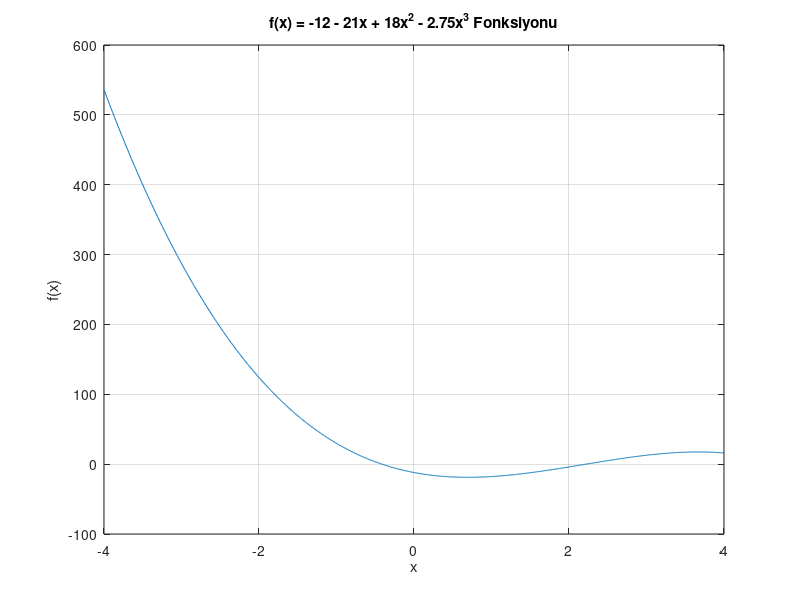

Here is the MATLAB script that generated this plot:
%a) f (x) = -12 - 21x +18x^2  - 2,75x^3 fonksiyonunu “matlab” da çizdirerek köklerini grafiksel olarak bulun


fonksiyon = @(x) -12 - 21*x + 18*x.^2 - 2.75*x.^3; % Graifiği çizlecek olan Fonksiyonumuz


x = linspace(-4, 4, 1000);  %grafik -4,4 aralığında çizilecek.

y = fonksiyon(x);

figure; % yeni grafik oluşturur.
plot(x, y); % x ve y eksenlerini oluşturur.
title('f(x) = -12 - 21x + 18x^2 - 2.75x^3 Fonksiyonu'); % Grafiğin başligini belirler
xlabel('x'); % x ekseninin adı
ylabel('f(x)'); % y ekseninin adı
grid on; % Kökleri daha rahat görebilmek için grafige izgara ekler.